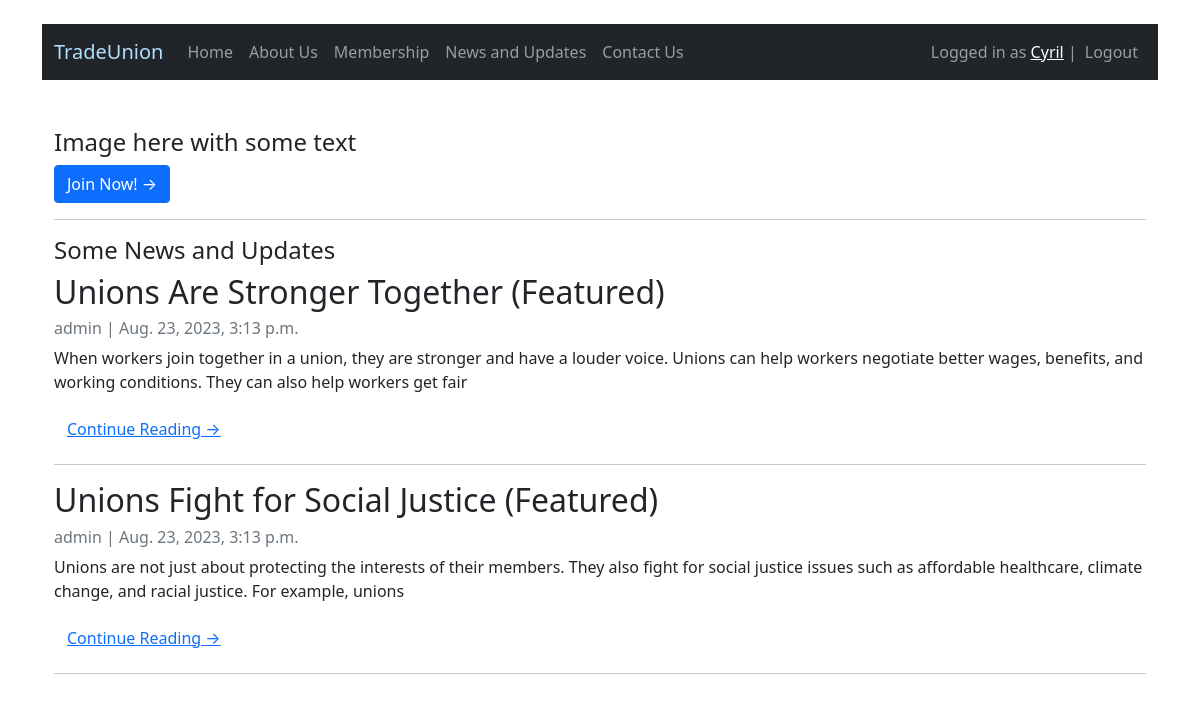
Screenshot of / (signed in) with the database file from the repository.
### blog/models.py (models this page shows, shortened)
class Post(models.Model):
    title = models.CharField(max_length=200)
    content = models.TextField()
    created_at = models.DateTimeField(auto_now_add=True)
    featured = models.BooleanField(default=False)
    slug = models.SlugField(null=False, unique=True, default=None)

### blog/views.py (the view)
# urls.py: path('', views.home_page, name='home_page'),
def home_page(request):
    featured_posts = Post.objects.filter(featured=True).order_by('-created_at')
    context = {"featured_posts": featured_posts, "author": "admin"}
    return render(request, "blog/index.html", context=context)

### templates/blog/index.html (shortened to what this page needs)
{% extends 'blog/base.html' %}
{% block content %}
<!DOCTYPE html>
<html lang="en">
<head>
</head>
<body>
    <br></br>
    <h4>Image here with some text</h4>
    <a href="/membership" class="btn btn-primary">Join Now! &rarr;</a>
    <hr>
    <h4>Some News and Updates</h4>
        <div class="post">
            {% for post in featured_posts %}
            <h2>{{ post.title }}</h2>
            <p class="card-text text-muted h6">{{ author }} | {{ post.created_at}} </p>
            <p class="card-text">{{post.content|slice:":200" }}</p>
            <a href="{% url 'post_detail' post.slug %}" class="btn btn-link">Continue Reading &rarr;</a>
            <hr>
            {% endfor %}
        </div>
</body>
</html>
{% endblock %}

### templates/blog/base.html (shortened to what this page needs)
<!DOCTYPE html>
<html lang="en">
  <head>
    <link
      href="https://cdn.jsdelivr.net/npm/bootstrap@5.1.3/dist/css/bootstrap.min.css"
      rel="stylesheet"
    />
  </head>
  <body>
    <br/>
    <div class="container">
    <nav class="navbar navbar-expand-lg navbar-dark bg-dark">
      <div class="container-fluid">
        <div>
          <ul class="navbar-nav">
            <a class="navbar-brand" href="/" style="color: #aedfff">TradeUnion</a>
            <li class="nav-item">
              <a class="nav-link" href="/home">Home</a>
            </li>
            <li class="nav-item">
              <a class="nav-link" href="/about-us">About Us</a>
            </li>
            <li class="nav-item">
              <a class="nav-link" href="/membership">Membership</a>
            </li>
            <li class="nav-item">
              <a class="nav-link" href="/news">News and Updates</a>
            </li>
            <li class="nav-item">
              <a class="nav-link" href="/contact-us">Contact Us</a>
            </li>
          </ul>
        </div>
        <div>
          <ul class="navbar-nav">
            {% if user.is_authenticated %}
            <span class="navbar-text">Logged in as <a href="/members/profile/{{user.id}}">{{user.username}}</a> | </span>
            <li class="nav-item">
              <a class="nav-link" href="/members/logout">Logout</a>
            </li>
            {% else %}
            <li class="nav-item">
              <a class="nav-link" href="/members/login">Login</a>
            </li>
            {% endif %}
          </ul>
        </div>
      </div>
    </nav>
    <div class="container">{% block content %} {% endblock %}</div>
  </body>
</html>

### rows the page displays
Post: title "Unions Are Stronger Together (Featured)", author "admin", created_at "Aug. 23, 2023, 3:13 p.m.", content "When workers join together in a union, they are stronger and have a louder voice. Unions can help workers negotiate better wages, benefits, and working conditions. They can also help workers get fair"
Post: title "Unions Fight for Social Justice (Featured)", author "admin", created_at "Aug. 23, 2023, 3:13 p.m.", content "Unions are not just about protecting the interests of their members. They also fight for social justice issues such as affordable healthcare, climate change, and racial justice. For example, unions"

### other values shown
{{ user.username }} "Cyril"
